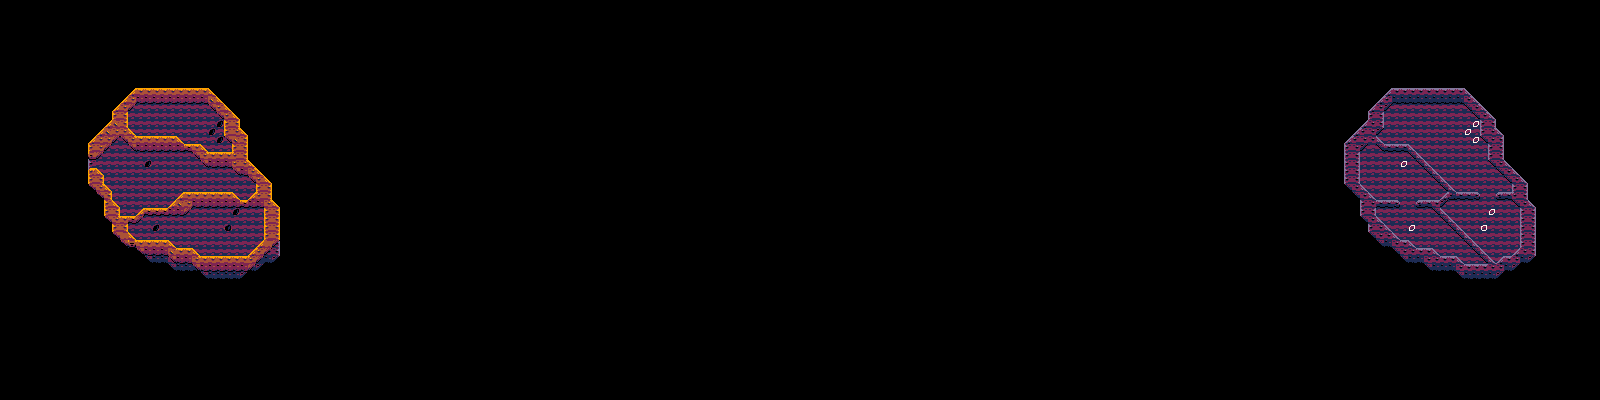

Rendered tile map (Tiled .tmx) drawn with the repository's tilesets; below, a short description and the map source with its tile grids summarised:
An orthogonal 200x50 tile map with 8x8 px tiles, 2 tile layers (Default, Obstacles), 2 tilesets.

<map version="1.2" tiledversion="1.2.1" orientation="orthogonal" renderorder="right-down" width="200" height="50" tilewidth="8" tileheight="8" infinite="0" nextlayerid="27" nextobjectid="1">
 <tileset firstgid="1" source="Tileset.tsx" />
 <tileset firstgid="193" source="Tileset crunch.tsx" />
 <layer id="26" name="Default" width="200" height="50">
  <properties>
   <property name="unity:ignore" type="bool" value="true" />
  </properties>
  <data>[10000 cells, 801 non-empty, 24 distinct tile ids]</data>
 </layer>
 <layer id="25" name="Obstacles" width="200" height="50">
  <properties>
   <property name="unity:tag" value="ground" />
  </properties>
  <data>[10000 cells, 414 non-empty, 35 distinct tile ids]</data>
 </layer>
</map>